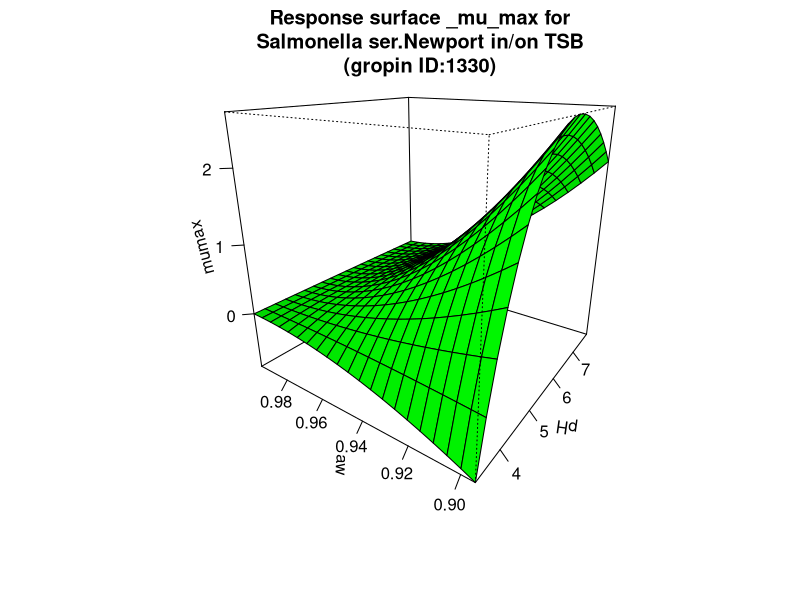

Source code (R):
#############################
# start of Parameter script
#############################
pH <- seq(3.3033,7.79220779220779,length.out=21)
aw <- seq(0.894894,0.996003996003996,length.out=21)
#############################
# end of Parameter script
#############################
############################# 
# start of Model script Gropin ID 1330 
#############################
 
# constant coefficients for this model
 
variables <- data.frame(pH,aw)
argumentsPar <- unique.data.frame(expand.grid(variables))
 
# heart of the model
response_surface <- function(pH,aw) {
   mumax <-2.139*((pH-9.71)*(pH-3.58)/((6.02-3.58)*(pH-6.02)-(6.02-9.71)*(3.58-pH)))*((aw-1)*((aw-1)^2)/((0.994-0.894)*((0.994-0.894)*(aw-0.994)-(0.994-1)*(0.994+0.894-2*aw))))

	return(mumax=mumax)
} 

# output parameters
responseSurface <- cbind(argumentsPar,response_surface(argumentsPar['pH'],argumentsPar['aw']))
colnames(responseSurface) <- c(colnames(argumentsPar),'mumax')
#############################
# End of Model script
#############################
############################# 
# start of Visualisation script Gropin ID 1330 
#############################
titleText <-'Response surface _mu_max for
Salmonella ser.Newport in/on TSB
(gropin ID:1330)'
persp(pH,aw,matrix(unlist(responseSurface$'mumax'),nrow=21),col = 'green',xlab='pH',ylab='aw',zlab='mumax',main=titleText,theta=305,phi=20,shade=0.25,ticktype = 'detailed')
#############################
# End of Visualisation script
#############################
